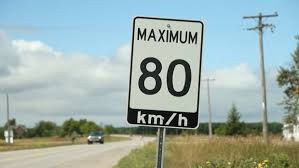
//> input picture speedsign13.jpg, 299 x 168 px, given in place of , which was not available
$ ./edge   (built with g++ and OpenCV 4)
//> lines starting //> are read from the running program, lines starting //| are printed output that depends on the picture; pictures that were not available may be replaced by others from this repository, and a replacement may not be noted
#include "opencv2/imgproc/imgproc.hpp"
#include "opencv2/highgui/highgui.hpp"

#include <stdio.h>

using namespace cv;
using namespace std;

int edgeThresh = 1;
Mat image, gray, edge, cedge;

// define a trackbar callback
static void onTrackbar(int, void*)
{
    blur(gray, edge, Size(5,5));

    // Run the edge detector on grayscale
    Canny(edge, edge, edgeThresh, edgeThresh*3, 3);
    cedge = Scalar::all(0);

    image.copyTo(cedge, edge);
    imshow("Edge map", cedge);
}

static void help()
{
    printf("\nThis sample demonstrates Canny edge detection\n"
           "Call:\n"
           "    /.edge [image_name -- Default is fruits.jpg]\n\n");
}

const char* keys =
{
    "{1| |fruits.jpg|input image name}"
};

int main( int argc, const char** argv )
{
    help();

    CommandLineParser parser(argc, argv, keys);
    string filename = parser.get<string>("1");

    image = imread(filename, 1);
//> image is the input picture: 168 rows x 299 cols, CV_8UC3; mean B, G, R 170.6, 175.2, 157.2
    if(image.empty())
    {
        printf("Cannot read image file: %s\n", filename.c_str());
        help();
        return -1;
    }
    cedge.create(image.size(), image.type());
    cvtColor(image, gray, COLOR_BGR2GRAY);
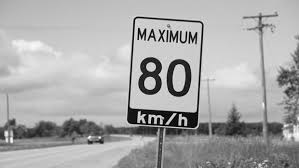
//> gray: 168 rows x 299 cols, CV_8UC1; min 1, max 253, mean 169.3

    // Create a window
    namedWindow("Edge map", 1);

    // create a toolbar
    createTrackbar("Canny threshold", "Edge map", &edgeThresh, 100, onTrackbar);

    // Show the image
    onTrackbar(0, 0);
//> in onTrackbar, `blur(gray, edge, Size(5,5));`:
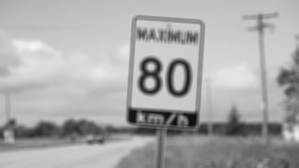
//> edge: 168 rows x 299 cols, CV_8UC1; min 13, max 244, mean 169.3
//> in onTrackbar, `Canny(edge, edge, edgeThresh, edgeThresh*3, 3);`:
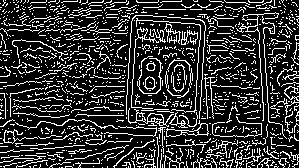
//> edge: 168 rows x 299 cols, CV_8UC1; 20.5% white in thin lines or dots
//> in onTrackbar, `image.copyTo(cedge, edge);`:
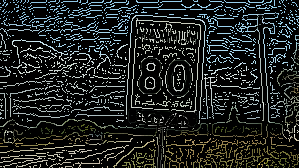
//> cedge: 168 rows x 299 cols, CV_8UC3; mean B, G, R 34.1, 35.3, 31.9

    // Wait for a key stroke; the same function arranges events processing
    waitKey(0);

    return 0;
}

$ run again, on speedsign14.jpg
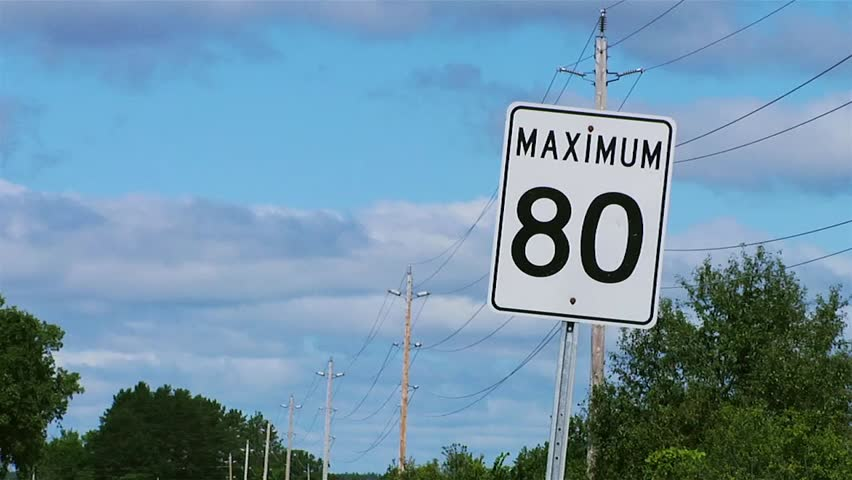
//> input picture speedsign14.jpg, 852 x 480 px, given in place of , which was not available
//> image is the input picture: 480 rows x 852 cols, CV_8UC3; mean B, G, R 166.7, 145.4, 110.9
//> in onTrackbar, `Canny(edge, edge, edgeThresh, edgeThresh*3, 3);`:
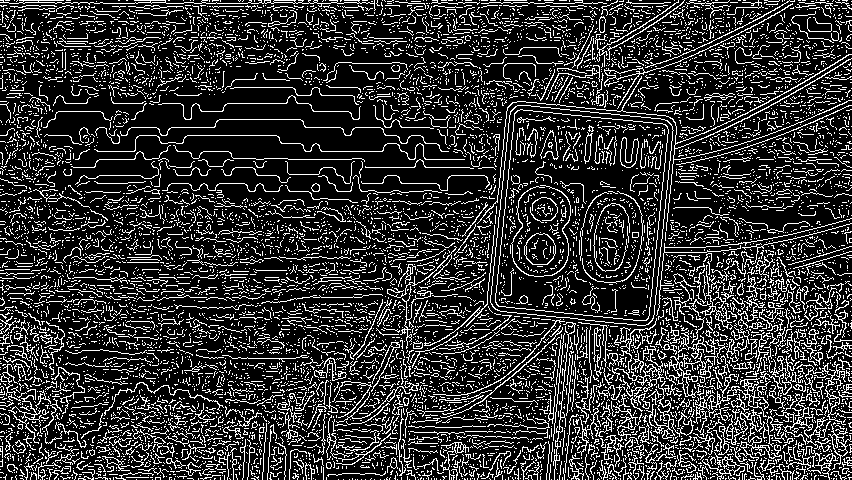
//> edge: 480 rows x 852 cols, CV_8UC1; 19.8% white in thin lines or dots
//> in onTrackbar, `image.copyTo(cedge, edge);`:
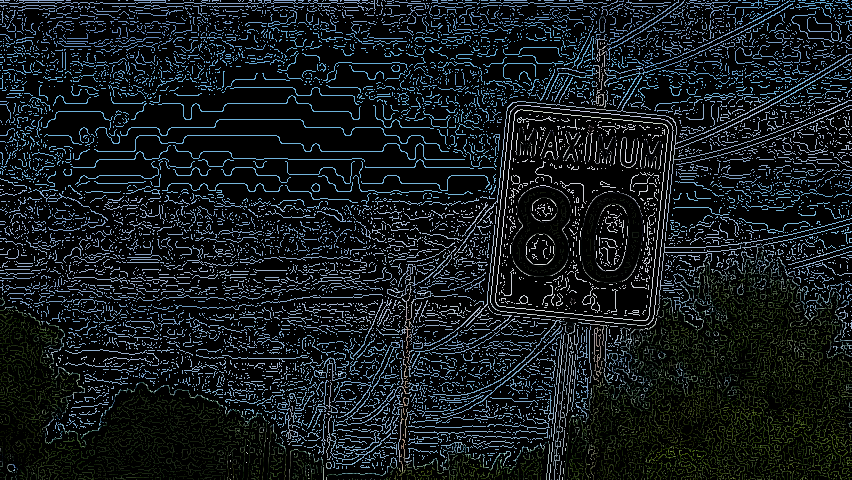
//> cedge: 480 rows x 852 cols, CV_8UC3; mean B, G, R 30, 26.9, 20.8

$ run again, on speedsign3.jpg
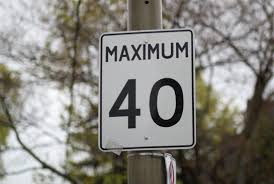
//> input picture speedsign3.jpg, 274 x 184 px, given in place of , which was not available
//> image is the input picture: 184 rows x 274 cols, CV_8UC3; mean B, G, R 127.4, 133.2, 135.3
//> in onTrackbar, `Canny(edge, edge, edgeThresh, edgeThresh*3, 3);`:
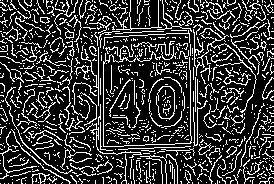
//> edge: 184 rows x 274 cols, CV_8UC1; 21.8% white in thin lines or dots
//> in onTrackbar, `image.copyTo(cedge, edge);`:
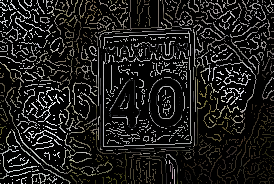
//> cedge: 184 rows x 274 cols, CV_8UC3; mean B, G, R 28.3, 29.5, 30
